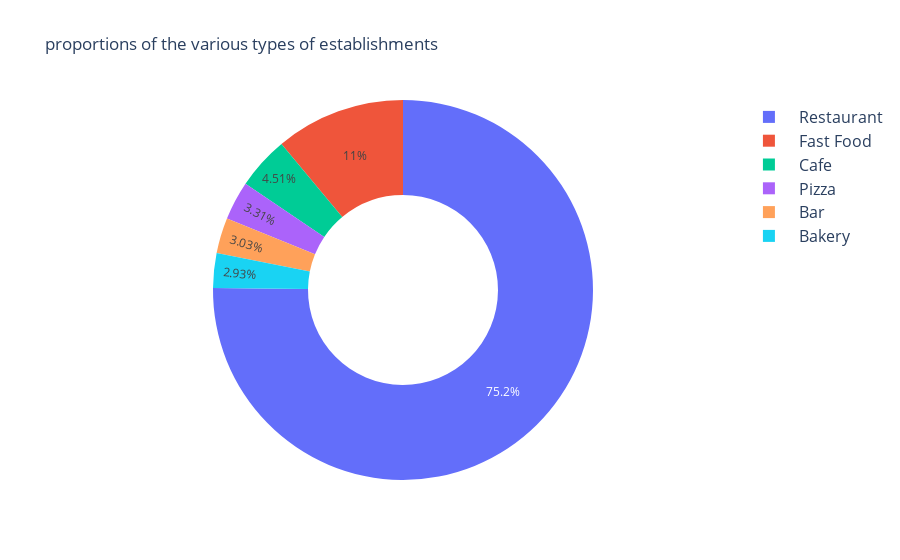

The notebook cell saved with this chart:
### Markdown cell above
**Investigate the proportions of the various types of establishments**

### Code cell
count_establishments = rest_data.value_counts("object_type").reset_index()
count_establishments.columns = ["type","count"]
figure = px.pie(count_establishments,values="count",
                names="type", hole=0.5,
                title="proportions of the various types of establishments")
figure.update_layout(legend_itemwidth=50,legend_font_size=16)
figure.show()

### Figure 1 — Plotly figure (JSON) as saved in the notebook; plotly's stock layout.template omitted (floating-point values rounded to 4 significant figures)
{"data": [{"domain": {"x": [0, 1], "y": [0, 1]}, "hole": 0.5, "hovertemplate": "type=%{label}<br>count=%{value}<extra></extra>", "labels": ["Restaurant", "Fast Food", "Cafe", "Pizza", "Bar", "Bakery"], "legendgroup": "", "name": "", "showlegend": true, "type": "pie", "values": [7253, 1066, 435, 319, 292, 283]}], "layout": {"legend": {"font": {"size": 16}, "itemwidth": 50, "tracegroupgap": 0}, "title": {"text": "proportions of the various types of establishments"}}}
